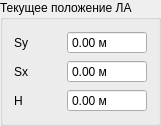
   <widget class="QGroupBox" name="groupBox_5">
    <property name="geometry">
     <rect>
      <x>676</x>
      <y>350</y>
      <width>161</width>
      <height>120</height>
     </rect>
    </property>
    <property name="title">
     <string>Текущее положение ЛА</string>
    </property>
    <layout class="QGridLayout" name="gridLayout_10">
     <item row="0" column="0">
      <widget class="QLabel" name="label_24">
       <property name="enabled">
        <bool>true</bool>
       </property>
       <property name="text">
        <string>Sy</string>
       </property>
      </widget>
     </item>
     <item row="0" column="1">
      <widget class="QDoubleSpinBox" name="Sy_doubleSpinBox">
       <property name="enabled">
        <bool>true</bool>
       </property>
       <property name="readOnly">
        <bool>true</bool>
       </property>
       <property name="buttonSymbols">
        <enum>QAbstractSpinBox::NoButtons</enum>
       </property>
       <property name="suffix">
        <string> м</string>
       </property>
       <property name="maximum">
        <double>99999999.989999994635582</double>
       </property>
      </widget>
     </item>
     <item row="1" column="0">
      <widget class="QLabel" name="label_23">
       <property name="enabled">
        <bool>true</bool>
       </property>
       <property name="text">
        <string>Sx</string>
       </property>
      </widget>
     </item>
     <item row="1" column="1">
      <widget class="QDoubleSpinBox" name="Sx_doubleSpinBox">
       <property name="enabled">
        <bool>true</bool>
       </property>
       <property name="readOnly">
        <bool>true</bool>
       </property>
       <property name="buttonSymbols">
        <enum>QAbstractSpinBox::NoButtons</enum>
       </property>
       <property name="suffix">
        <string> м</string>
       </property>
       <property name="maximum">
        <double>99999999.989999994635582</double>
       </property>
      </widget>
     </item>
     <item row="2" column="0">
      <widget class="QLabel" name="label_26">
       <property name="enabled">
        <bool>true</bool>
       </property>
       <property name="text">
        <string>H</string>
       </property>
      </widget>
     </item>
     <item row="2" column="1">
      <widget class="QDoubleSpinBox" name="H_doubleSpinBox_2">
       <property name="enabled">
        <bool>true</bool>
       </property>
       <property name="readOnly">
        <bool>true</bool>
       </property>
       <property name="buttonSymbols">
        <enum>QAbstractSpinBox::NoButtons</enum>
       </property>
       <property name="suffix">
        <string> м</string>
       </property>
       <property name="maximum">
        <double>99999999.989999994635582</double>
       </property>
      </widget>
     </item>
    </layout>
   </widget>
